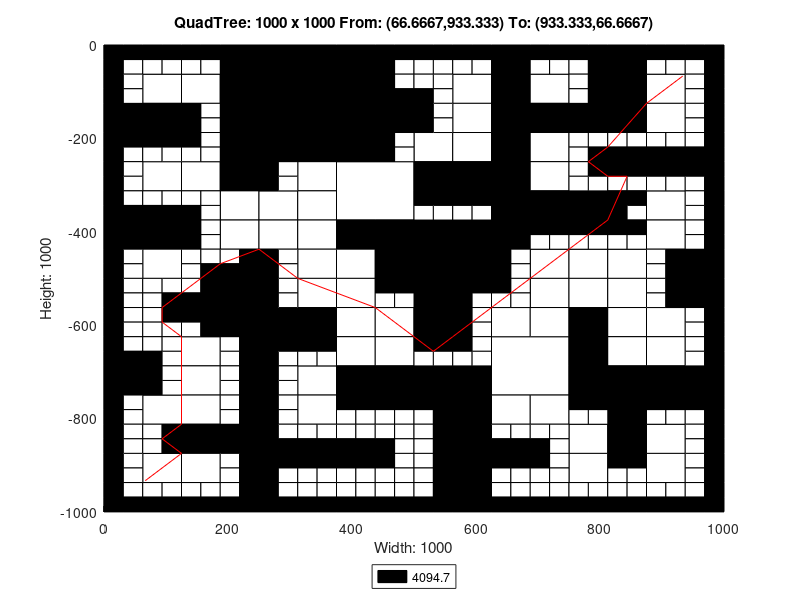

Here is the MATLAB script that generated this plot:
axis([0 1000 -1000 0]);
title('QuadTree: 1000 x 1000 From: (66.6667,933.333) To: (933.333,66.6667)');
xlabel('Width: 1000');
ylabel('Height: 1000');
rectangle('Position',[250 -125 125 125], 'FaceColor',[0 0 0]);
rectangle('Position',[250 -250 125 125], 'FaceColor',[0 0 0]);
rectangle('Position',[375 -375 125 125], 'FaceColor',[1 1 1]);
rectangle('Position',[500 -500 125 125], 'FaceColor',[0 0 0]);
rectangle('Position',[625 -750 125 125], 'FaceColor',[1 1 1]);
rectangle('Position',[62.5 -125 62.5 62.5], 'FaceColor',[1 1 1]);
rectangle('Position',[187.5 -62.5 62.5 62.5], 'FaceColor',[0 0 0]);
rectangle('Position',[125 -125 62.5 62.5], 'FaceColor',[1 1 1]);
rectangle('Position',[187.5 -125 62.5 62.5], 'FaceColor',[0 0 0]);
rectangle('Position',[0 -187.5 62.5 62.5], 'FaceColor',[0 0 0]);
rectangle('Position',[62.5 -187.5 62.5 62.5], 'FaceColor',[0 0 0]);
rectangle('Position',[187.5 -187.5 62.5 62.5], 'FaceColor',[0 0 0]);
rectangle('Position',[187.5 -250 62.5 62.5], 'FaceColor',[0 0 0]);
rectangle('Position',[375 -62.5 62.5 62.5], 'FaceColor',[0 0 0]);
rectangle('Position',[375 -125 62.5 62.5], 'FaceColor',[0 0 0]);
rectangle('Position',[375 -187.5 62.5 62.5], 'FaceColor',[0 0 0]);
rectangle('Position',[437.5 -187.5 62.5 62.5], 'FaceColor',[0 0 0]);
rectangle('Position',[375 -250 62.5 62.5], 'FaceColor',[0 0 0]);
rectangle('Position',[62.5 -312.5 62.5 62.5], 'FaceColor',[1 1 1]);
rectangle('Position',[125 -312.5 62.5 62.5], 'FaceColor',[1 1 1]);
rectangle('Position',[187.5 -312.5 62.5 62.5], 'FaceColor',[0 0 0]);
rectangle('Position',[187.5 -375 62.5 62.5], 'FaceColor',[1 1 1]);
rectangle('Position',[0 -437.5 62.5 62.5], 'FaceColor',[0 0 0]);
rectangle('Position',[62.5 -437.5 62.5 62.5], 'FaceColor',[0 0 0]);
rectangle('Position',[62.5 -500 62.5 62.5], 'FaceColor',[1 1 1]);
rectangle('Position',[187.5 -437.5 62.5 62.5], 'FaceColor',[1 1 1]);
rectangle('Position',[312.5 -312.5 62.5 62.5], 'FaceColor',[1 1 1]);
rectangle('Position',[250 -375 62.5 62.5], 'FaceColor',[1 1 1]);
rectangle('Position',[312.5 -375 62.5 62.5], 'FaceColor',[1 1 1]);
rectangle('Position',[250 -437.5 62.5 62.5], 'FaceColor',[1 1 1]);
rectangle('Position',[312.5 -437.5 62.5 62.5], 'FaceColor',[1 1 1]);
rectangle('Position',[312.5 -500 62.5 62.5], 'FaceColor',[1 1 1]);
rectangle('Position',[375 -437.5 62.5 62.5], 'FaceColor',[0 0 0]);
rectangle('Position',[437.5 -437.5 62.5 62.5], 'FaceColor',[0 0 0]);
rectangle('Position',[375 -500 62.5 62.5], 'FaceColor',[1 1 1]);
rectangle('Position',[437.5 -500 62.5 62.5], 'FaceColor',[0 0 0]);
rectangle('Position',[562.5 -125 62.5 62.5], 'FaceColor',[1 1 1]);
rectangle('Position',[625 -62.5 62.5 62.5], 'FaceColor',[0 0 0]);
rectangle('Position',[625 -125 62.5 62.5], 'FaceColor',[0 0 0]);
rectangle('Position',[687.5 -125 62.5 62.5], 'FaceColor',[1 1 1]);
rectangle('Position',[562.5 -187.5 62.5 62.5], 'FaceColor',[1 1 1]);
rectangle('Position',[500 -250 62.5 62.5], 'FaceColor',[1 1 1]);
rectangle('Position',[562.5 -250 62.5 62.5], 'FaceColor',[1 1 1]);
rectangle('Position',[625 -187.5 62.5 62.5], 'FaceColor',[0 0 0]);
rectangle('Position',[687.5 -187.5 62.5 62.5], 'FaceColor',[0 0 0]);
rectangle('Position',[625 -250 62.5 62.5], 'FaceColor',[0 0 0]);
rectangle('Position',[687.5 -250 62.5 62.5], 'FaceColor',[1 1 1]);
rectangle('Position',[812.5 -62.5 62.5 62.5], 'FaceColor',[0 0 0]);
rectangle('Position',[812.5 -125 62.5 62.5], 'FaceColor',[0 0 0]);
rectangle('Position',[875 -125 62.5 62.5], 'FaceColor',[1 1 1]);
rectangle('Position',[750 -187.5 62.5 62.5], 'FaceColor',[0 0 0]);
rectangle('Position',[812.5 -187.5 62.5 62.5], 'FaceColor',[0 0 0]);
rectangle('Position',[875 -187.5 62.5 62.5], 'FaceColor',[1 1 1]);
rectangle('Position',[500 -312.5 62.5 62.5], 'FaceColor',[0 0 0]);
rectangle('Position',[562.5 -312.5 62.5 62.5], 'FaceColor',[0 0 0]);
rectangle('Position',[625 -312.5 62.5 62.5], 'FaceColor',[0 0 0]);
rectangle('Position',[687.5 -312.5 62.5 62.5], 'FaceColor',[1 1 1]);
rectangle('Position',[625 -375 62.5 62.5], 'FaceColor',[0 0 0]);
rectangle('Position',[687.5 -375 62.5 62.5], 'FaceColor',[0 0 0]);
rectangle('Position',[625 -437.5 62.5 62.5], 'FaceColor',[0 0 0]);
rectangle('Position',[687.5 -500 62.5 62.5], 'FaceColor',[1 1 1]);
rectangle('Position',[750 -375 62.5 62.5], 'FaceColor',[0 0 0]);
rectangle('Position',[875 -375 62.5 62.5], 'FaceColor',[1 1 1]);
rectangle('Position',[750 -500 62.5 62.5], 'FaceColor',[1 1 1]);
rectangle('Position',[812.5 -500 62.5 62.5], 'FaceColor',[1 1 1]);
rectangle('Position',[875 -437.5 62.5 62.5], 'FaceColor',[1 1 1]);
rectangle('Position',[937.5 -500 62.5 62.5], 'FaceColor',[0 0 0]);
rectangle('Position',[187.5 -562.5 62.5 62.5], 'FaceColor',[0 0 0]);
rectangle('Position',[187.5 -625 62.5 62.5], 'FaceColor',[0 0 0]);
rectangle('Position',[0 -750 62.5 62.5], 'FaceColor',[0 0 0]);
rectangle('Position',[125 -687.5 62.5 62.5], 'FaceColor',[1 1 1]);
rectangle('Position',[125 -750 62.5 62.5], 'FaceColor',[1 1 1]);
rectangle('Position',[312.5 -562.5 62.5 62.5], 'FaceColor',[1 1 1]);
rectangle('Position',[250 -625 62.5 62.5], 'FaceColor',[0 0 0]);
rectangle('Position',[312.5 -625 62.5 62.5], 'FaceColor',[0 0 0]);
rectangle('Position',[375 -562.5 62.5 62.5], 'FaceColor',[1 1 1]);
rectangle('Position',[375 -625 62.5 62.5], 'FaceColor',[1 1 1]);
rectangle('Position',[437.5 -625 62.5 62.5], 'FaceColor',[1 1 1]);
rectangle('Position',[312.5 -750 62.5 62.5], 'FaceColor',[1 1 1]);
rectangle('Position',[375 -687.5 62.5 62.5], 'FaceColor',[1 1 1]);
rectangle('Position',[437.5 -687.5 62.5 62.5], 'FaceColor',[1 1 1]);
rectangle('Position',[375 -750 62.5 62.5], 'FaceColor',[0 0 0]);
rectangle('Position',[437.5 -750 62.5 62.5], 'FaceColor',[0 0 0]);
rectangle('Position',[62.5 -812.5 62.5 62.5], 'FaceColor',[1 1 1]);
rectangle('Position',[125 -812.5 62.5 62.5], 'FaceColor',[1 1 1]);
rectangle('Position',[125 -875 62.5 62.5], 'FaceColor',[0 0 0]);
rectangle('Position',[187.5 -875 62.5 62.5], 'FaceColor',[0 0 0]);
rectangle('Position',[62.5 -937.5 62.5 62.5], 'FaceColor',[1 1 1]);
rectangle('Position',[125 -937.5 62.5 62.5], 'FaceColor',[1 1 1]);
rectangle('Position',[312.5 -812.5 62.5 62.5], 'FaceColor',[1 1 1]);
rectangle('Position',[500 -562.5 62.5 62.5], 'FaceColor',[0 0 0]);
rectangle('Position',[500 -625 62.5 62.5], 'FaceColor',[0 0 0]);
rectangle('Position',[687.5 -562.5 62.5 62.5], 'FaceColor',[1 1 1]);
rectangle('Position',[625 -625 62.5 62.5], 'FaceColor',[1 1 1]);
rectangle('Position',[687.5 -625 62.5 62.5], 'FaceColor',[1 1 1]);
rectangle('Position',[500 -750 62.5 62.5], 'FaceColor',[0 0 0]);
rectangle('Position',[562.5 -750 62.5 62.5], 'FaceColor',[0 0 0]);
rectangle('Position',[750 -562.5 62.5 62.5], 'FaceColor',[1 1 1]);
rectangle('Position',[812.5 -562.5 62.5 62.5], 'FaceColor',[1 1 1]);
rectangle('Position',[750 -625 62.5 62.5], 'FaceColor',[0 0 0]);
rectangle('Position',[812.5 -625 62.5 62.5], 'FaceColor',[1 1 1]);
rectangle('Position',[937.5 -562.5 62.5 62.5], 'FaceColor',[0 0 0]);
rectangle('Position',[875 -625 62.5 62.5], 'FaceColor',[1 1 1]);
rectangle('Position',[750 -687.5 62.5 62.5], 'FaceColor',[0 0 0]);
rectangle('Position',[812.5 -687.5 62.5 62.5], 'FaceColor',[1 1 1]);
rectangle('Position',[750 -750 62.5 62.5], 'FaceColor',[0 0 0]);
rectangle('Position',[812.5 -750 62.5 62.5], 'FaceColor',[0 0 0]);
rectangle('Position',[875 -687.5 62.5 62.5], 'FaceColor',[1 1 1]);
rectangle('Position',[875 -750 62.5 62.5], 'FaceColor',[0 0 0]);
rectangle('Position',[937.5 -750 62.5 62.5], 'FaceColor',[0 0 0]);
rectangle('Position',[562.5 -812.5 62.5 62.5], 'FaceColor',[0 0 0]);
rectangle('Position',[562.5 -875 62.5 62.5], 'FaceColor',[0 0 0]);
rectangle('Position',[625 -812.5 62.5 62.5], 'FaceColor',[1 1 1]);
rectangle('Position',[687.5 -812.5 62.5 62.5], 'FaceColor',[1 1 1]);
rectangle('Position',[562.5 -937.5 62.5 62.5], 'FaceColor',[0 0 0]);
rectangle('Position',[562.5 -1000 62.5 62.5], 'FaceColor',[0 0 0]);
rectangle('Position',[812.5 -812.5 62.5 62.5], 'FaceColor',[0 0 0]);
rectangle('Position',[750 -875 62.5 62.5], 'FaceColor',[1 1 1]);
rectangle('Position',[812.5 -875 62.5 62.5], 'FaceColor',[0 0 0]);
rectangle('Position',[875 -875 62.5 62.5], 'FaceColor',[1 1 1]);
rectangle('Position',[750 -937.5 62.5 62.5], 'FaceColor',[1 1 1]);
rectangle('Position',[875 -937.5 62.5 62.5], 'FaceColor',[1 1 1]);
rectangle('Position',[0 -31.25 31.25 31.25], 'FaceColor',[0 0 0]);
rectangle('Position',[31.25 -31.25 31.25 31.25], 'FaceColor',[0 0 0]);
rectangle('Position',[0 -62.5 31.25 31.25], 'FaceColor',[0 0 0]);
rectangle('Position',[31.25 -62.5 31.25 31.25], 'FaceColor',[1 1 1]);
rectangle('Position',[62.5 -31.25 31.25 31.25], 'FaceColor',[0 0 0]);
rectangle('Position',[93.75 -31.25 31.25 31.25], 'FaceColor',[0 0 0]);
rectangle('Position',[62.5 -62.5 31.25 31.25], 'FaceColor',[1 1 1]);
rectangle('Position',[93.75 -62.5 31.25 31.25], 'FaceColor',[1 1 1]);
rectangle('Position',[0 -93.75 31.25 31.25], 'FaceColor',[0 0 0]);
rectangle('Position',[31.25 -93.75 31.25 31.25], 'FaceColor',[1 1 1]);
rectangle('Position',[0 -125 31.25 31.25], 'FaceColor',[0 0 0]);
rectangle('Position',[31.25 -125 31.25 31.25], 'FaceColor',[1 1 1]);
rectangle('Position',[125 -31.25 31.25 31.25], 'FaceColor',[0 0 0]);
rectangle('Position',[156.25 -31.25 31.25 31.25], 'FaceColor',[0 0 0]);
rectangle('Position',[125 -62.5 31.25 31.25], 'FaceColor',[1 1 1]);
rectangle('Position',[156.25 -62.5 31.25 31.25], 'FaceColor',[1 1 1]);
rectangle('Position',[0 -218.75 31.25 31.25], 'FaceColor',[0 0 0]);
rectangle('Position',[31.25 -218.75 31.25 31.25], 'FaceColor',[0 0 0]);
rectangle('Position',[0 -250 31.25 31.25], 'FaceColor',[0 0 0]);
rectangle('Position',[31.25 -250 31.25 31.25], 'FaceColor',[1 1 1]);
rectangle('Position',[62.5 -218.75 31.25 31.25], 'FaceColor',[0 0 0]);
rectangle('Position',[93.75 -218.75 31.25 31.25], 'FaceColor',[0 0 0]);
rectangle('Position',[62.5 -250 31.25 31.25], 'FaceColor',[1 1 1]);
rectangle('Position',[93.75 -250 31.25 31.25], 'FaceColor',[1 1 1]);
rectangle('Position',[125 -156.25 31.25 31.25], 'FaceColor',[0 0 0]);
rectangle('Position',[156.25 -156.25 31.25 31.25], 'FaceColor',[1 1 1]);
rectangle('Position',[125 -187.5 31.25 31.25], 'FaceColor',[0 0 0]);
rectangle('Position',[156.25 -187.5 31.25 31.25], 'FaceColor',[1 1 1]);
rectangle('Position',[125 -218.75 31.25 31.25], 'FaceColor',[0 0 0]);
rectangle('Position',[156.25 -218.75 31.25 31.25], 'FaceColor',[1 1 1]);
rectangle('Position',[125 -250 31.25 31.25], 'FaceColor',[1 1 1]);
rectangle('Position',[156.25 -250 31.25 31.25], 'FaceColor',[1 1 1]);
rectangle('Position',[437.5 -31.25 31.25 31.25], 'FaceColor',[0 0 0]);
rectangle('Position',[468.75 -31.25 31.25 31.25], 'FaceColor',[0 0 0]);
rectangle('Position',[437.5 -62.5 31.25 31.25], 'FaceColor',[0 0 0]);
rectangle('Position',[468.75 -62.5 31.25 31.25], 'FaceColor',[1 1 1]);
rectangle('Position',[437.5 -93.75 31.25 31.25], 'FaceColor',[0 0 0]);
rectangle('Position',[468.75 -93.75 31.25 31.25], 'FaceColor',[1 1 1]);
rectangle('Position',[437.5 -125 31.25 31.25], 'FaceColor',[0 0 0]);
rectangle('Position',[468.75 -125 31.25 31.25], 'FaceColor',[0 0 0]);
rectangle('Position',[437.5 -218.75 31.25 31.25], 'FaceColor',[0 0 0]);
rectangle('Position',[468.75 -218.75 31.25 31.25], 'FaceColor',[1 1 1]);
rectangle('Position',[437.5 -250 31.25 31.25], 'FaceColor',[0 0 0]);
rectangle('Position',[468.75 -250 31.25 31.25], 'FaceColor',[1 1 1]);
rectangle('Position',[0 -281.25 31.25 31.25], 'FaceColor',[0 0 0]);
rectangle('Position',[31.25 -281.25 31.25 31.25], 'FaceColor',[1 1 1]);
rectangle('Position',[0 -312.5 31.25 31.25], 'FaceColor',[0 0 0]);
rectangle('Position',[31.25 -312.5 31.25 31.25], 'FaceColor',[1 1 1]);
rectangle('Position',[0 -343.75 31.25 31.25], 'FaceColor',[0 0 0]);
rectangle('Position',[31.25 -343.75 31.25 31.25], 'FaceColor',[1 1 1]);
rectangle('Position',[0 -375 31.25 31.25], 'FaceColor',[0 0 0]);
rectangle('Position',[31.25 -375 31.25 31.25], 'FaceColor',[0 0 0]);
rectangle('Position',[62.5 -343.75 31.25 31.25], 'FaceColor',[1 1 1]);
rectangle('Position',[93.75 -343.75 31.25 31.25], 'FaceColor',[1 1 1]);
rectangle('Position',[62.5 -375 31.25 31.25], 'FaceColor',[0 0 0]);
rectangle('Position',[93.75 -375 31.25 31.25], 'FaceColor',[0 0 0]);
rectangle('Position',[125 -343.75 31.25 31.25], 'FaceColor',[1 1 1]);
rectangle('Position',[156.25 -343.75 31.25 31.25], 'FaceColor',[1 1 1]);
rectangle('Position',[125 -375 31.25 31.25], 'FaceColor',[0 0 0]);
rectangle('Position',[156.25 -375 31.25 31.25], 'FaceColor',[1 1 1]);
rectangle('Position',[0 -468.75 31.25 31.25], 'FaceColor',[0 0 0]);
rectangle('Position',[31.25 -468.75 31.25 31.25], 'FaceColor',[1 1 1]);
rectangle('Position',[0 -500 31.25 31.25], 'FaceColor',[0 0 0]);
rectangle('Position',[31.25 -500 31.25 31.25], 'FaceColor',[1 1 1]);
rectangle('Position',[125 -406.25 31.25 31.25], 'FaceColor',[0 0 0]);
rectangle('Position',[156.25 -406.25 31.25 31.25], 'FaceColor',[1 1 1]);
rectangle('Position',[125 -437.5 31.25 31.25], 'FaceColor',[0 0 0]);
rectangle('Position',[156.25 -437.5 31.25 31.25], 'FaceColor',[1 1 1]);
rectangle('Position',[125 -468.75 31.25 31.25], 'FaceColor',[1 1 1]);
rectangle('Position',[156.25 -468.75 31.25 31.25], 'FaceColor',[1 1 1]);
rectangle('Position',[125 -500 31.25 31.25], 'FaceColor',[1 1 1]);
rectangle('Position',[156.25 -500 31.25 31.25], 'FaceColor',[0 0 0]);
rectangle('Position',[187.5 -468.75 31.25 31.25], 'FaceColor',[1 1 1]);
rectangle('Position',[218.75 -468.75 31.25 31.25], 'FaceColor',[0 0 0]);
rectangle('Position',[187.5 -500 31.25 31.25], 'FaceColor',[0 0 0]);
rectangle('Position',[218.75 -500 31.25 31.25], 'FaceColor',[0 0 0]);
rectangle('Position',[250 -281.25 31.25 31.25], 'FaceColor',[0 0 0]);
rectangle('Position',[281.25 -281.25 31.25 31.25], 'FaceColor',[1 1 1]);
rectangle('Position',[250 -312.5 31.25 31.25], 'FaceColor',[0 0 0]);
rectangle('Position',[281.25 -312.5 31.25 31.25], 'FaceColor',[1 1 1]);
rectangle('Position',[250 -468.75 31.25 31.25], 'FaceColor',[0 0 0]);
rectangle('Position',[281.25 -468.75 31.25 31.25], 'FaceColor',[1 1 1]);
rectangle('Position',[250 -500 31.25 31.25], 'FaceColor',[0 0 0]);
rectangle('Position',[281.25 -500 31.25 31.25], 'FaceColor',[1 1 1]);
rectangle('Position',[500 -31.25 31.25 31.25], 'FaceColor',[0 0 0]);
rectangle('Position',[531.25 -31.25 31.25 31.25], 'FaceColor',[0 0 0]);
rectangle('Position',[500 -62.5 31.25 31.25], 'FaceColor',[1 1 1]);
rectangle('Position',[531.25 -62.5 31.25 31.25], 'FaceColor',[1 1 1]);
rectangle('Position',[562.5 -31.25 31.25 31.25], 'FaceColor',[0 0 0]);
rectangle('Position',[593.75 -31.25 31.25 31.25], 'FaceColor',[0 0 0]);
rectangle('Position',[562.5 -62.5 31.25 31.25], 'FaceColor',[1 1 1]);
rectangle('Position',[593.75 -62.5 31.25 31.25], 'FaceColor',[1 1 1]);
rectangle('Position',[500 -93.75 31.25 31.25], 'FaceColor',[1 1 1]);
rectangle('Position',[531.25 -93.75 31.25 31.25], 'FaceColor',[1 1 1]);
rectangle('Position',[500 -125 31.25 31.25], 'FaceColor',[0 0 0]);
rectangle('Position',[531.25 -125 31.25 31.25], 'FaceColor',[1 1 1]);
rectangle('Position',[687.5 -31.25 31.25 31.25], 'FaceColor',[0 0 0]);
rectangle('Position',[718.75 -31.25 31.25 31.25], 'FaceColor',[0 0 0]);
rectangle('Position',[687.5 -62.5 31.25 31.25], 'FaceColor',[1 1 1]);
rectangle('Position',[718.75 -62.5 31.25 31.25], 'FaceColor',[1 1 1]);
rectangle('Position',[500 -156.25 31.25 31.25], 'FaceColor',[0 0 0]);
rectangle('Position',[531.25 -156.25 31.25 31.25], 'FaceColor',[1 1 1]);
rectangle('Position',[500 -187.5 31.25 31.25], 'FaceColor',[0 0 0]);
rectangle('Position',[531.25 -187.5 31.25 31.25], 'FaceColor',[1 1 1]);
rectangle('Position',[750 -31.25 31.25 31.25], 'FaceColor',[0 0 0]);
rectangle('Position',[781.25 -31.25 31.25 31.25], 'FaceColor',[0 0 0]);
rectangle('Position',[750 -62.5 31.25 31.25], 'FaceColor',[1 1 1]);
rectangle('Position',[781.25 -62.5 31.25 31.25], 'FaceColor',[0 0 0]);
rectangle('Position',[750 -93.75 31.25 31.25], 'FaceColor',[1 1 1]);
rectangle('Position',[781.25 -93.75 31.25 31.25], 'FaceColor',[0 0 0]);
rectangle('Position',[750 -125 31.25 31.25], 'FaceColor',[1 1 1]);
rectangle('Position',[781.25 -125 31.25 31.25], 'FaceColor',[0 0 0]);
rectangle('Position',[875 -31.25 31.25 31.25], 'FaceColor',[0 0 0]);
rectangle('Position',[906.25 -31.25 31.25 31.25], 'FaceColor',[0 0 0]);
rectangle('Position',[875 -62.5 31.25 31.25], 'FaceColor',[1 1 1]);
rectangle('Position',[906.25 -62.5 31.25 31.25], 'FaceColor',[1 1 1]);
rectangle('Position',[937.5 -31.25 31.25 31.25], 'FaceColor',[0 0 0]);
rectangle('Position',[968.75 -31.25 31.25 31.25], 'FaceColor',[0 0 0]);
rectangle('Position',[937.5 -62.5 31.25 31.25], 'FaceColor',[1 1 1]);
rectangle('Position',[968.75 -62.5 31.25 31.25], 'FaceColor',[0 0 0]);
rectangle('Position',[937.5 -93.75 31.25 31.25], 'FaceColor',[1 1 1]);
rectangle('Position',[968.75 -93.75 31.25 31.25], 'FaceColor',[0 0 0]);
rectangle('Position',[937.5 -125 31.25 31.25], 'FaceColor',[1 1 1]);
rectangle('Position',[968.75 -125 31.25 31.25], 'FaceColor',[0 0 0]);
rectangle('Position',[750 -218.75 31.25 31.25], 'FaceColor',[1 1 1]);
rectangle('Position',[781.25 -218.75 31.25 31.25], 'FaceColor',[1 1 1]);
rectangle('Position',[750 -250 31.25 31.25], 'FaceColor',[1 1 1]);
rectangle('Position',[781.25 -250 31.25 31.25], 'FaceColor',[0 0 0]);
rectangle('Position',[812.5 -218.75 31.25 31.25], 'FaceColor',[1 1 1]);
rectangle('Position',[843.75 -218.75 31.25 31.25], 'FaceColor',[1 1 1]);
rectangle('Position',[812.5 -250 31.25 31.25], 'FaceColor',[0 0 0]);
rectangle('Position',[843.75 -250 31.25 31.25], 'FaceColor',[0 0 0]);
rectangle('Position',[937.5 -156.25 31.25 31.25], 'FaceColor',[1 1 1]);
rectangle('Position',[968.75 -156.25 31.25 31.25], 'FaceColor',[0 0 0]);
rectangle('Position',[937.5 -187.5 31.25 31.25], 'FaceColor',[1 1 1]);
rectangle('Position',[968.75 -187.5 31.25 31.25], 'FaceColor',[0 0 0]);
rectangle('Position',[875 -218.75 31.25 31.25], 'FaceColor',[1 1 1]);
rectangle('Position',[906.25 -218.75 31.25 31.25], 'FaceColor',[1 1 1]);
rectangle('Position',[875 -250 31.25 31.25], 'FaceColor',[0 0 0]);
rectangle('Position',[906.25 -250 31.25 31.25], 'FaceColor',[0 0 0]);
rectangle('Position',[937.5 -218.75 31.25 31.25], 'FaceColor',[1 1 1]);
rectangle('Position',[968.75 -218.75 31.25 31.25], 'FaceColor',[0 0 0]);
rectangle('Position',[937.5 -250 31.25 31.25], 'FaceColor',[0 0 0]);
rectangle('Position',[968.75 -250 31.25 31.25], 'FaceColor',[0 0 0]);
rectangle('Position',[500 -343.75 31.25 31.25], 'FaceColor',[0 0 0]);
rectangle('Position',[531.25 -343.75 31.25 31.25], 'FaceColor',[0 0 0]);
rectangle('Position',[500 -375 31.25 31.25], 'FaceColor',[1 1 1]);
rectangle('Position',[531.25 -375 31.25 31.25], 'FaceColor',[1 1 1]);
rectangle('Position',[562.5 -343.75 31.25 31.25], 'FaceColor',[0 0 0]);
rectangle('Position',[593.75 -343.75 31.25 31.25], 'FaceColor',[0 0 0]);
rectangle('Position',[562.5 -375 31.25 31.25], 'FaceColor',[1 1 1]);
rectangle('Position',[593.75 -375 31.25 31.25], 'FaceColor',[1 1 1]);
rectangle('Position',[687.5 -406.25 31.25 31.25], 'FaceColor',[0 0 0]);
rectangle('Position',[718.75 -406.25 31.25 31.25], 'FaceColor',[0 0 0]);
rectangle('Position',[687.5 -437.5 31.25 31.25], 'FaceColor',[1 1 1]);
rectangle('Position',[718.75 -437.5 31.25 31.25], 'FaceColor',[1 1 1]);
rectangle('Position',[625 -468.75 31.25 31.25], 'FaceColor',[0 0 0]);
rectangle('Position',[656.25 -468.75 31.25 31.25], 'FaceColor',[1 1 1]);
rectangle('Position',[625 -500 31.25 31.25], 'FaceColor',[0 0 0]);
rectangle('Position',[656.25 -500 31.25 31.25], 'FaceColor',[1 1 1]);
rectangle('Position',[750 -281.25 31.25 31.25], 'FaceColor',[1 1 1]);
rectangle('Position',[781.25 -281.25 31.25 31.25], 'FaceColor',[0 0 0]);
rectangle('Position',[750 -312.5 31.25 31.25], 'FaceColor',[1 1 1]);
rectangle('Position',[781.25 -312.5 31.25 31.25], 'FaceColor',[1 1 1]);
rectangle('Position',[812.5 -281.25 31.25 31.25], 'FaceColor',[0 0 0]);
rectangle('Position',[843.75 -281.25 31.25 31.25], 'FaceColor',[0 0 0]);
rectangle('Position',[812.5 -312.5 31.25 31.25], 'FaceColor',[1 1 1]);
rectangle('Position',[843.75 -312.5 31.25 31.25], 'FaceColor',[1 1 1]);
rectangle('Position',[812.5 -343.75 31.25 31.25], 'FaceColor',[0 0 0]);
rectangle('Position',[843.75 -343.75 31.25 31.25], 'FaceColor',[0 0 0]);
rectangle('Position',[812.5 -375 31.25 31.25], 'FaceColor',[0 0 0]);
rectangle('Position',[843.75 -375 31.25 31.25], 'FaceColor',[1 1 1]);
rectangle('Position',[875 -281.25 31.25 31.25], 'FaceColor',[0 0 0]);
rectangle('Position',[906.25 -281.25 31.25 31.25], 'FaceColor',[0 0 0]);
rectangle('Position',[875 -312.5 31.25 31.25], 'FaceColor',[1 1 1]);
rectangle('Position',[906.25 -312.5 31.25 31.25], 'FaceColor',[1 1 1]);
rectangle('Position',[937.5 -281.25 31.25 31.25], 'FaceColor',[0 0 0]);
rectangle('Position',[968.75 -281.25 31.25 31.25], 'FaceColor',[0 0 0]);
rectangle('Position',[937.5 -312.5 31.25 31.25], 'FaceColor',[1 1 1]);
rectangle('Position',[968.75 -312.5 31.25 31.25], 'FaceColor',[0 0 0]);
rectangle('Position',[937.5 -343.75 31.25 31.25], 'FaceColor',[1 1 1]);
rectangle('Position',[968.75 -343.75 31.25 31.25], 'FaceColor',[0 0 0]);
rectangle('Position',[937.5 -375 31.25 31.25], 'FaceColor',[1 1 1]);
rectangle('Position',[968.75 -375 31.25 31.25], 'FaceColor',[0 0 0]);
rectangle('Position',[750 -406.25 31.25 31.25], 'FaceColor',[0 0 0]);
rectangle('Position',[781.25 -406.25 31.25 31.25], 'FaceColor',[0 0 0]);
rectangle('Position',[750 -437.5 31.25 31.25], 'FaceColor',[1 1 1]);
rectangle('Position',[781.25 -437.5 31.25 31.25], 'FaceColor',[1 1 1]);
rectangle('Position',[812.5 -406.25 31.25 31.25], 'FaceColor',[0 0 0]);
rectangle('Position',[843.75 -406.25 31.25 31.25], 'FaceColor',[0 0 0]);
rectangle('Position',[812.5 -437.5 31.25 31.25], 'FaceColor',[1 1 1]);
rectangle('Position',[843.75 -437.5 31.25 31.25], 'FaceColor',[1 1 1]);
rectangle('Position',[937.5 -406.25 31.25 31.25], 'FaceColor',[1 1 1]);
rectangle('Position',[968.75 -406.25 31.25 31.25], 'FaceColor',[0 0 0]);
rectangle('Position',[937.5 -437.5 31.25 31.25], 'FaceColor',[1 1 1]);
rectangle('Position',[968.75 -437.5 31.25 31.25], 'FaceColor',[0 0 0]);
rectangle('Position',[875 -468.75 31.25 31.25], 'FaceColor',[1 1 1]);
rectangle('Position',[906.25 -468.75 31.25 31.25], 'FaceColor',[0 0 0]);
rectangle('Position',[875 -500 31.25 31.25], 'FaceColor',[1 1 1]);
rectangle('Position',[906.25 -500 31.25 31.25], 'FaceColor',[0 0 0]);
rectangle('Position',[0 -531.25 31.25 31.25], 'FaceColor',[0 0 0]);
rectangle('Position',[31.25 -531.25 31.25 31.25], 'FaceColor',[1 1 1]);
rectangle('Position',[0 -562.5 31.25 31.25], 'FaceColor',[0 0 0]);
rectangle('Position',[31.25 -562.5 31.25 31.25], 'FaceColor',[1 1 1]);
rectangle('Position',[62.5 -531.25 31.25 31.25], 'FaceColor',[1 1 1]);
rectangle('Position',[93.75 -531.25 31.25 31.25], 'FaceColor',[1 1 1]);
rectangle('Position',[62.5 -562.5 31.25 31.25], 'FaceColor',[1 1 1]);
rectangle('Position',[93.75 -562.5 31.25 31.25], 'FaceColor',[0 0 0]);
rectangle('Position',[0 -593.75 31.25 31.25], 'FaceColor',[0 0 0]);
rectangle('Position',[31.25 -593.75 31.25 31.25], 'FaceColor',[1 1 1]);
rectangle('Position',[0 -625 31.25 31.25], 'FaceColor',[0 0 0]);
rectangle('Position',[31.25 -625 31.25 31.25], 'FaceColor',[1 1 1]);
rectangle('Position',[62.5 -593.75 31.25 31.25], 'FaceColor',[1 1 1]);
rectangle('Position',[93.75 -593.75 31.25 31.25], 'FaceColor',[0 0 0]);
rectangle('Position',[62.5 -625 31.25 31.25], 'FaceColor',[1 1 1]);
rectangle('Position',[93.75 -625 31.25 31.25], 'FaceColor',[1 1 1]);
rectangle('Position',[125 -531.25 31.25 31.25], 'FaceColor',[1 1 1]);
rectangle('Position',[156.25 -531.25 31.25 31.25], 'FaceColor',[0 0 0]);
rectangle('Position',[125 -562.5 31.25 31.25], 'FaceColor',[0 0 0]);
rectangle('Position',[156.25 -562.5 31.25 31.25], 'FaceColor',[0 0 0]);
rectangle('Position',[125 -593.75 31.25 31.25], 'FaceColor',[0 0 0]);
rectangle('Position',[156.25 -593.75 31.25 31.25], 'FaceColor',[0 0 0]);
rectangle('Position',[125 -625 31.25 31.25], 'FaceColor',[1 1 1]);
rectangle('Position',[156.25 -625 31.25 31.25], 'FaceColor',[0 0 0]);
rectangle('Position',[0 -656.25 31.25 31.25], 'FaceColor',[0 0 0]);
rectangle('Position',[31.25 -656.25 31.25 31.25], 'FaceColor',[1 1 1]);
rectangle('Position',[0 -687.5 31.25 31.25], 'FaceColor',[0 0 0]);
rectangle('Position',[31.25 -687.5 31.25 31.25], 'FaceColor',[0 0 0]);
rectangle('Position',[62.5 -656.25 31.25 31.25], 'FaceColor',[1 1 1]);
rectangle('Position',[93.75 -656.25 31.25 31.25], 'FaceColor',[1 1 1]);
rectangle('Position',[62.5 -687.5 31.25 31.25], 'FaceColor',[0 0 0]);
rectangle('Position',[93.75 -687.5 31.25 31.25], 'FaceColor',[1 1 1]);
rectangle('Position',[62.5 -718.75 31.25 31.25], 'FaceColor',[0 0 0]);
rectangle('Position',[93.75 -718.75 31.25 31.25], 'FaceColor',[1 1 1]);
rectangle('Position',[62.5 -750 31.25 31.25], 'FaceColor',[0 0 0]);
rectangle('Position',[93.75 -750 31.25 31.25], 'FaceColor',[1 1 1]);
rectangle('Position',[187.5 -656.25 31.25 31.25], 'FaceColor',[1 1 1]);
rectangle('Position',[218.75 -656.25 31.25 31.25], 'FaceColor',[0 0 0]);
rectangle('Position',[187.5 -687.5 31.25 31.25], 'FaceColor',[1 1 1]);
rectangle('Position',[218.75 -687.5 31.25 31.25], 'FaceColor',[0 0 0]);
rectangle('Position',[187.5 -718.75 31.25 31.25], 'FaceColor',[1 1 1]);
rectangle('Position',[218.75 -718.75 31.25 31.25], 'FaceColor',[0 0 0]);
rectangle('Position',[187.5 -750 31.25 31.25], 'FaceColor',[1 1 1]);
rectangle('Position',[218.75 -750 31.25 31.25], 'FaceColor',[0 0 0]);
rectangle('Position',[250 -531.25 31.25 31.25], 'FaceColor',[0 0 0]);
rectangle('Position',[281.25 -531.25 31.25 31.25], 'FaceColor',[1 1 1]);
rectangle('Position',[250 -562.5 31.25 31.25], 'FaceColor',[0 0 0]);
rectangle('Position',[281.25 -562.5 31.25 31.25], 'FaceColor',[1 1 1]);
rectangle('Position',[437.5 -531.25 31.25 31.25], 'FaceColor',[0 0 0]);
rectangle('Position',[468.75 -531.25 31.25 31.25], 'FaceColor',[0 0 0]);
rectangle('Position',[437.5 -562.5 31.25 31.25], 'FaceColor',[1 1 1]);
rectangle('Position',[468.75 -562.5 31.25 31.25], 'FaceColor',[1 1 1]);
rectangle('Position',[250 -656.25 31.25 31.25], 'FaceColor',[0 0 0]);
rectangle('Position',[281.25 -656.25 31.25 31.25], 'FaceColor',[0 0 0]);
rectangle('Position',[250 -687.5 31.25 31.25], 'FaceColor',[0 0 0]);
rectangle('Position',[281.25 -687.5 31.25 31.25], 'FaceColor',[1 1 1]);
rectangle('Position',[312.5 -656.25 31.25 31.25], 'FaceColor',[0 0 0]);
rectangle('Position',[343.75 -656.25 31.25 31.25], 'FaceColor',[0 0 0]);
rectangle('Position',[312.5 -687.5 31.25 31.25], 'FaceColor',[1 1 1]);
rectangle('Position',[343.75 -687.5 31.25 31.25], 'FaceColor',[1 1 1]);
rectangle('Position',[250 -718.75 31.25 31.25], 'FaceColor',[0 0 0]);
rectangle('Position',[281.25 -718.75 31.25 31.25], 'FaceColor',[1 1 1]);
rectangle('Position',[250 -750 31.25 31.25], 'FaceColor',[0 0 0]);
rectangle('Position',[281.25 -750 31.25 31.25], 'FaceColor',[1 1 1]);
rectangle('Position',[0 -781.25 31.25 31.25], 'FaceColor',[0 0 0]);
rectangle('Position',[31.25 -781.25 31.25 31.25], 'FaceColor',[1 1 1]);
rectangle('Position',[0 -812.5 31.25 31.25], 'FaceColor',[0 0 0]);
rectangle('Position',[31.25 -812.5 31.25 31.25], 'FaceColor',[1 1 1]);
rectangle('Position',[0 -843.75 31.25 31.25], 'FaceColor',[0 0 0]);
rectangle('Position',[31.25 -843.75 31.25 31.25], 'FaceColor',[1 1 1]);
rectangle('Position',[0 -875 31.25 31.25], 'FaceColor',[0 0 0]);
rectangle('Position',[31.25 -875 31.25 31.25], 'FaceColor',[1 1 1]);
rectangle('Position',[62.5 -843.75 31.25 31.25], 'FaceColor',[1 1 1]);
rectangle('Position',[93.75 -843.75 31.25 31.25], 'FaceColor',[0 0 0]);
rectangle('Position',[62.5 -875 31.25 31.25], 'FaceColor',[1 1 1]);
rectangle('Position',[93.75 -875 31.25 31.25], 'FaceColor',[0 0 0]);
rectangle('Position',[187.5 -781.25 31.25 31.25], 'FaceColor',[1 1 1]);
rectangle('Position',[218.75 -781.25 31.25 31.25], 'FaceColor',[0 0 0]);
rectangle('Position',[187.5 -812.5 31.25 31.25], 'FaceColor',[1 1 1]);
rectangle('Position',[218.75 -812.5 31.25 31.25], 'FaceColor',[0 0 0]);
rectangle('Position',[0 -906.25 31.25 31.25], 'FaceColor',[0 0 0]);
rectangle('Position',[31.25 -906.25 31.25 31.25], 'FaceColor',[1 1 1]);
rectangle('Position',[0 -937.5 31.25 31.25], 'FaceColor',[0 0 0]);
rectangle('Position',[31.25 -937.5 31.25 31.25], 'FaceColor',[1 1 1]);
rectangle('Position',[0 -968.75 31.25 31.25], 'FaceColor',[0 0 0]);
rectangle('Position',[31.25 -968.75 31.25 31.25], 'FaceColor',[1 1 1]);
rectangle('Position',[0 -1000 31.25 31.25], 'FaceColor',[0 0 0]);
rectangle('Position',[31.25 -1000 31.25 31.25], 'FaceColor',[0 0 0]);
rectangle('Position',[62.5 -968.75 31.25 31.25], 'FaceColor',[1 1 1]);
rectangle('Position',[93.75 -968.75 31.25 31.25], 'FaceColor',[1 1 1]);
rectangle('Position',[62.5 -1000 31.25 31.25], 'FaceColor',[0 0 0]);
rectangle('Position',[93.75 -1000 31.25 31.25], 'FaceColor',[0 0 0]);
rectangle('Position',[187.5 -906.25 31.25 31.25], 'FaceColor',[1 1 1]);
rectangle('Position',[218.75 -906.25 31.25 31.25], 'FaceColor',[0 0 0]);
rectangle('Position',[187.5 -937.5 31.25 31.25], 'FaceColor',[1 1 1]);
rectangle('Position',[218.75 -937.5 31.25 31.25], 'FaceColor',[0 0 0]);
rectangle('Position',[125 -968.75 31.25 31.25], 'FaceColor',[1 1 1]);
rectangle('Position',[156.25 -968.75 31.25 31.25], 'FaceColor',[1 1 1]);
rectangle('Position',[125 -1000 31.25 31.25], 'FaceColor',[0 0 0]);
rectangle('Position',[156.25 -1000 31.25 31.25], 'FaceColor',[0 0 0]);
rectangle('Position',[187.5 -968.75 31.25 31.25], 'FaceColor',[1 1 1]);
rectangle('Position',[218.75 -968.75 31.25 31.25], 'FaceColor',[0 0 0]);
rectangle('Position',[187.5 -1000 31.25 31.25], 'FaceColor',[0 0 0]);
rectangle('Position',[218.75 -1000 31.25 31.25], 'FaceColor',[0 0 0]);
rectangle('Position',[250 -781.25 31.25 31.25], 'FaceColor',[0 0 0]);
rectangle('Position',[281.25 -781.25 31.25 31.25], 'FaceColor',[1 1 1]);
rectangle('Position',[250 -812.5 31.25 31.25], 'FaceColor',[0 0 0]);
rectangle('Position',[281.25 -812.5 31.25 31.25], 'FaceColor',[1 1 1]);
rectangle('Position',[250 -843.75 31.25 31.25], 'FaceColor',[0 0 0]);
rectangle('Position',[281.25 -843.75 31.25 31.25], 'FaceColor',[1 1 1]);
rectangle('Position',[250 -875 31.25 31.25], 'FaceColor',[0 0 0]);
rectangle('Position',[281.25 -875 31.25 31.25], 'FaceColor',[0 0 0]);
rectangle('Position',[312.5 -843.75 31.25 31.25], 'FaceColor',[1 1 1]);
rectangle('Position',[343.75 -843.75 31.25 31.25], 'FaceColor',[1 1 1]);
rectangle('Position',[312.5 -875 31.25 31.25], 'FaceColor',[0 0 0]);
rectangle('Position',[343.75 -875 31.25 31.25], 'FaceColor',[0 0 0]);
rectangle('Position',[375 -781.25 31.25 31.25], 'FaceColor',[0 0 0]);
rectangle('Position',[406.25 -781.25 31.25 31.25], 'FaceColor',[0 0 0]);
rectangle('Position',[375 -812.5 31.25 31.25], 'FaceColor',[1 1 1]);
rectangle('Position',[406.25 -812.5 31.25 31.25], 'FaceColor',[1 1 1]);
rectangle('Position',[437.5 -781.25 31.25 31.25], 'FaceColor',[0 0 0]);
rectangle('Position',[468.75 -781.25 31.25 31.25], 'FaceColor',[0 0 0]);
rectangle('Position',[437.5 -812.5 31.25 31.25], 'FaceColor',[1 1 1]);
rectangle('Position',[468.75 -812.5 31.25 31.25], 'FaceColor',[1 1 1]);
rectangle('Position',[375 -843.75 31.25 31.25], 'FaceColor',[1 1 1]);
rectangle('Position',[406.25 -843.75 31.25 31.25], 'FaceColor',[1 1 1]);
rectangle('Position',[375 -875 31.25 31.25], 'FaceColor',[0 0 0]);
rectangle('Position',[406.25 -875 31.25 31.25], 'FaceColor',[0 0 0]);
rectangle('Position',[437.5 -843.75 31.25 31.25], 'FaceColor',[1 1 1]);
rectangle('Position',[468.75 -843.75 31.25 31.25], 'FaceColor',[1 1 1]);
rectangle('Position',[437.5 -875 31.25 31.25], 'FaceColor',[0 0 0]);
rectangle('Position',[468.75 -875 31.25 31.25], 'FaceColor',[1 1 1]);
rectangle('Position',[250 -906.25 31.25 31.25], 'FaceColor',[0 0 0]);
rectangle('Position',[281.25 -906.25 31.25 31.25], 'FaceColor',[0 0 0]);
rectangle('Position',[250 -937.5 31.25 31.25], 'FaceColor',[0 0 0]);
rectangle('Position',[281.25 -937.5 31.25 31.25], 'FaceColor',[1 1 1]);
rectangle('Position',[312.5 -906.25 31.25 31.25], 'FaceColor',[0 0 0]);
rectangle('Position',[343.75 -906.25 31.25 31.25], 'FaceColor',[0 0 0]);
rectangle('Position',[312.5 -937.5 31.25 31.25], 'FaceColor',[1 1 1]);
rectangle('Position',[343.75 -937.5 31.25 31.25], 'FaceColor',[1 1 1]);
rectangle('Position',[250 -968.75 31.25 31.25], 'FaceColor',[0 0 0]);
rectangle('Position',[281.25 -968.75 31.25 31.25], 'FaceColor',[1 1 1]);
rectangle('Position',[250 -1000 31.25 31.25], 'FaceColor',[0 0 0]);
rectangle('Position',[281.25 -1000 31.25 31.25], 'FaceColor',[0 0 0]);
rectangle('Position',[312.5 -968.75 31.25 31.25], 'FaceColor',[1 1 1]);
rectangle('Position',[343.75 -968.75 31.25 31.25], 'FaceColor',[1 1 1]);
rectangle('Position',[312.5 -1000 31.25 31.25], 'FaceColor',[0 0 0]);
rectangle('Position',[343.75 -1000 31.25 31.25], 'FaceColor',[0 0 0]);
rectangle('Position',[375 -906.25 31.25 31.25], 'FaceColor',[0 0 0]);
rectangle('Position',[406.25 -906.25 31.25 31.25], 'FaceColor',[0 0 0]);
rectangle('Position',[375 -937.5 31.25 31.25], 'FaceColor',[1 1 1]);
rectangle('Position',[406.25 -937.5 31.25 31.25], 'FaceColor',[1 1 1]);
rectangle('Position',[437.5 -906.25 31.25 31.25], 'FaceColor',[0 0 0]);
rectangle('Position',[468.75 -906.25 31.25 31.25], 'FaceColor',[1 1 1]);
rectangle('Position',[437.5 -937.5 31.25 31.25], 'FaceColor',[1 1 1]);
rectangle('Position',[468.75 -937.5 31.25 31.25], 'FaceColor',[1 1 1]);
rectangle('Position',[375 -968.75 31.25 31.25], 'FaceColor',[1 1 1]);
rectangle('Position',[406.25 -968.75 31.25 31.25], 'FaceColor',[1 1 1]);
rectangle('Position',[375 -1000 31.25 31.25], 'FaceColor',[0 0 0]);
rectangle('Position',[406.25 -1000 31.25 31.25], 'FaceColor',[0 0 0]);
rectangle('Position',[437.5 -968.75 31.25 31.25], 'FaceColor',[1 1 1]);
rectangle('Position',[468.75 -968.75 31.25 31.25], 'FaceColor',[1 1 1]);
rectangle('Position',[437.5 -1000 31.25 31.25], 'FaceColor',[0 0 0]);
rectangle('Position',[468.75 -1000 31.25 31.25], 'FaceColor',[0 0 0]);
rectangle('Position',[562.5 -531.25 31.25 31.25], 'FaceColor',[0 0 0]);
rectangle('Position',[593.75 -531.25 31.25 31.25], 'FaceColor',[0 0 0]);
rectangle('Position',[562.5 -562.5 31.25 31.25], 'FaceColor',[0 0 0]);
rectangle('Position',[593.75 -562.5 31.25 31.25], 'FaceColor',[1 1 1]);
rectangle('Position',[562.5 -593.75 31.25 31.25], 'FaceColor',[0 0 0]);
rectangle('Position',[593.75 -593.75 31.25 31.25], 'FaceColor',[1 1 1]);
rectangle('Position',[562.5 -625 31.25 31.25], 'FaceColor',[0 0 0]);
rectangle('Position',[593.75 -625 31.25 31.25], 'FaceColor',[1 1 1]);
rectangle('Position',[625 -531.25 31.25 31.25], 'FaceColor',[0 0 0]);
rectangle('Position',[656.25 -531.25 31.25 31.25], 'FaceColor',[1 1 1]);
rectangle('Position',[625 -562.5 31.25 31.25], 'FaceColor',[1 1 1]);
rectangle('Position',[656.25 -562.5 31.25 31.25], 'FaceColor',[1 1 1]);
rectangle('Position',[500 -656.25 31.25 31.25], 'FaceColor',[0 0 0]);
rectangle('Position',[531.25 -656.25 31.25 31.25], 'FaceColor',[0 0 0]);
rectangle('Position',[500 -687.5 31.25 31.25], 'FaceColor',[1 1 1]);
rectangle('Position',[531.25 -687.5 31.25 31.25], 'FaceColor',[1 1 1]);
rectangle('Position',[562.5 -656.25 31.25 31.25], 'FaceColor',[0 0 0]);
rectangle('Position',[593.75 -656.25 31.25 31.25], 'FaceColor',[1 1 1]);
rectangle('Position',[562.5 -687.5 31.25 31.25], 'FaceColor',[1 1 1]);
rectangle('Position',[593.75 -687.5 31.25 31.25], 'FaceColor',[1 1 1]);
rectangle('Position',[875 -531.25 31.25 31.25], 'FaceColor',[1 1 1]);
rectangle('Position',[906.25 -531.25 31.25 31.25], 'FaceColor',[0 0 0]);
rectangle('Position',[875 -562.5 31.25 31.25], 'FaceColor',[1 1 1]);
rectangle('Position',[906.25 -562.5 31.25 31.25], 'FaceColor',[0 0 0]);
rectangle('Position',[937.5 -593.75 31.25 31.25], 'FaceColor',[1 1 1]);
rectangle('Position',[968.75 -593.75 31.25 31.25], 'FaceColor',[0 0 0]);
rectangle('Position',[937.5 -625 31.25 31.25], 'FaceColor',[1 1 1]);
rectangle('Position',[968.75 -625 31.25 31.25], 'FaceColor',[0 0 0]);
rectangle('Position',[937.5 -656.25 31.25 31.25], 'FaceColor',[1 1 1]);
rectangle('Position',[968.75 -656.25 31.25 31.25], 'FaceColor',[0 0 0]);
rectangle('Position',[937.5 -687.5 31.25 31.25], 'FaceColor',[1 1 1]);
rectangle('Position',[968.75 -687.5 31.25 31.25], 'FaceColor',[0 0 0]);
rectangle('Position',[500 -781.25 31.25 31.25], 'FaceColor',[0 0 0]);
rectangle('Position',[531.25 -781.25 31.25 31.25], 'FaceColor',[0 0 0]);
rectangle('Position',[500 -812.5 31.25 31.25], 'FaceColor',[1 1 1]);
rectangle('Position',[531.25 -812.5 31.25 31.25], 'FaceColor',[0 0 0]);
rectangle('Position',[500 -843.75 31.25 31.25], 'FaceColor',[1 1 1]);
rectangle('Position',[531.25 -843.75 31.25 31.25], 'FaceColor',[0 0 0]);
rectangle('Position',[500 -875 31.25 31.25], 'FaceColor',[1 1 1]);
rectangle('Position',[531.25 -875 31.25 31.25], 'FaceColor',[0 0 0]);
rectangle('Position',[625 -843.75 31.25 31.25], 'FaceColor',[1 1 1]);
rectangle('Position',[656.25 -843.75 31.25 31.25], 'FaceColor',[1 1 1]);
rectangle('Position',[625 -875 31.25 31.25], 'FaceColor',[0 0 0]);
rectangle('Position',[656.25 -875 31.25 31.25], 'FaceColor',[0 0 0]);
rectangle('Position',[687.5 -843.75 31.25 31.25], 'FaceColor',[1 1 1]);
rectangle('Position',[718.75 -843.75 31.25 31.25], 'FaceColor',[1 1 1]);
rectangle('Position',[687.5 -875 31.25 31.25], 'FaceColor',[0 0 0]);
rectangle('Position',[718.75 -875 31.25 31.25], 'FaceColor',[1 1 1]);
rectangle('Position',[500 -906.25 31.25 31.25], 'FaceColor',[1 1 1]);
rectangle('Position',[531.25 -906.25 31.25 31.25], 'FaceColor',[0 0 0]);
rectangle('Position',[500 -937.5 31.25 31.25], 'FaceColor',[1 1 1]);
rectangle('Position',[531.25 -937.5 31.25 31.25], 'FaceColor',[0 0 0]);
rectangle('Position',[500 -968.75 31.25 31.25], 'FaceColor',[1 1 1]);
rectangle('Position',[531.25 -968.75 31.25 31.25], 'FaceColor',[0 0 0]);
rectangle('Position',[500 -1000 31.25 31.25], 'FaceColor',[0 0 0]);
rectangle('Position',[531.25 -1000 31.25 31.25], 'FaceColor',[0 0 0]);
rectangle('Position',[625 -906.25 31.25 31.25], 'FaceColor',[0 0 0]);
rectangle('Position',[656.25 -906.25 31.25 31.25], 'FaceColor',[0 0 0]);
rectangle('Position',[625 -937.5 31.25 31.25], 'FaceColor',[1 1 1]);
rectangle('Position',[656.25 -937.5 31.25 31.25], 'FaceColor',[1 1 1]);
rectangle('Position',[687.5 -906.25 31.25 31.25], 'FaceColor',[0 0 0]);
rectangle('Position',[718.75 -906.25 31.25 31.25], 'FaceColor',[1 1 1]);
rectangle('Position',[687.5 -937.5 31.25 31.25], 'FaceColor',[1 1 1]);
rectangle('Position',[718.75 -937.5 31.25 31.25], 'FaceColor',[1 1 1]);
rectangle('Position',[625 -968.75 31.25 31.25], 'FaceColor',[1 1 1]);
rectangle('Position',[656.25 -968.75 31.25 31.25], 'FaceColor',[1 1 1]);
rectangle('Position',[625 -1000 31.25 31.25], 'FaceColor',[0 0 0]);
rectangle('Position',[656.25 -1000 31.25 31.25], 'FaceColor',[0 0 0]);
rectangle('Position',[687.5 -968.75 31.25 31.25], 'FaceColor',[1 1 1]);
rectangle('Position',[718.75 -968.75 31.25 31.25], 'FaceColor',[1 1 1]);
rectangle('Position',[687.5 -1000 31.25 31.25], 'FaceColor',[0 0 0]);
rectangle('Position',[718.75 -1000 31.25 31.25], 'FaceColor',[0 0 0]);
rectangle('Position',[750 -781.25 31.25 31.25], 'FaceColor',[0 0 0]);
rectangle('Position',[781.25 -781.25 31.25 31.25], 'FaceColor',[0 0 0]);
rectangle('Position',[750 -812.5 31.25 31.25], 'FaceColor',[1 1 1]);
rectangle('Position',[781.25 -812.5 31.25 31.25], 'FaceColor',[1 1 1]);
rectangle('Position',[875 -781.25 31.25 31.25], 'FaceColor',[0 0 0]);
rectangle('Position',[906.25 -781.25 31.25 31.25], 'FaceColor',[0 0 0]);
rectangle('Position',[875 -812.5 31.25 31.25], 'FaceColor',[1 1 1]);
rectangle('Position',[906.25 -812.5 31.25 31.25], 'FaceColor',[1 1 1]);
rectangle('Position',[937.5 -781.25 31.25 31.25], 'FaceColor',[0 0 0]);
rectangle('Position',[968.75 -781.25 31.25 31.25], 'FaceColor',[0 0 0]);
rectangle('Position',[937.5 -812.5 31.25 31.25], 'FaceColor',[1 1 1]);
rectangle('Position',[968.75 -812.5 31.25 31.25], 'FaceColor',[0 0 0]);
rectangle('Position',[937.5 -843.75 31.25 31.25], 'FaceColor',[1 1 1]);
rectangle('Position',[968.75 -843.75 31.25 31.25], 'FaceColor',[0 0 0]);
rectangle('Position',[937.5 -875 31.25 31.25], 'FaceColor',[1 1 1]);
rectangle('Position',[968.75 -875 31.25 31.25], 'FaceColor',[0 0 0]);
rectangle('Position',[812.5 -906.25 31.25 31.25], 'FaceColor',[0 0 0]);
rectangle('Position',[843.75 -906.25 31.25 31.25], 'FaceColor',[0 0 0]);
rectangle('Position',[812.5 -937.5 31.25 31.25], 'FaceColor',[1 1 1]);
rectangle('Position',[843.75 -937.5 31.25 31.25], 'FaceColor',[1 1 1]);
rectangle('Position',[750 -968.75 31.25 31.25], 'FaceColor',[1 1 1]);
rectangle('Position',[781.25 -968.75 31.25 31.25], 'FaceColor',[1 1 1]);
rectangle('Position',[750 -1000 31.25 31.25], 'FaceColor',[0 0 0]);
rectangle('Position',[781.25 -1000 31.25 31.25], 'FaceColor',[0 0 0]);
rectangle('Position',[812.5 -968.75 31.25 31.25], 'FaceColor',[1 1 1]);
rectangle('Position',[843.75 -968.75 31.25 31.25], 'FaceColor',[1 1 1]);
rectangle('Position',[812.5 -1000 31.25 31.25], 'FaceColor',[0 0 0]);
rectangle('Position',[843.75 -1000 31.25 31.25], 'FaceColor',[0 0 0]);
rectangle('Position',[937.5 -906.25 31.25 31.25], 'FaceColor',[1 1 1]);
rectangle('Position',[968.75 -906.25 31.25 31.25], 'FaceColor',[0 0 0]);
rectangle('Position',[937.5 -937.5 31.25 31.25], 'FaceColor',[1 1 1]);
rectangle('Position',[968.75 -937.5 31.25 31.25], 'FaceColor',[0 0 0]);
rectangle('Position',[875 -968.75 31.25 31.25], 'FaceColor',[1 1 1]);
rectangle('Position',[906.25 -968.75 31.25 31.25], 'FaceColor',[1 1 1]);
rectangle('Position',[875 -1000 31.25 31.25], 'FaceColor',[0 0 0]);
rectangle('Position',[906.25 -1000 31.25 31.25], 'FaceColor',[0 0 0]);
rectangle('Position',[937.5 -968.75 31.25 31.25], 'FaceColor',[1 1 1]);
rectangle('Position',[968.75 -968.75 31.25 31.25], 'FaceColor',[0 0 0]);
rectangle('Position',[937.5 -1000 31.25 31.25], 'FaceColor',[0 0 0]);
rectangle('Position',[968.75 -1000 31.25 31.25], 'FaceColor',[0 0 0]);
X=[933.333,933.333,875,812.5,812.5,812.5,781.25,781.25,812.5,843.75,843.75,812.5,812.5,750,687.5,687.5,562.5,562.5,531.25,531.25,531.25,500,437.5,312.5,250,250,250,187.5,156.25,125,93.75,93.75,125,125,125,125,125,125,93.75,93.75,125,66.6667];
Y=[-66.6667,-66.6667,-125,-218.75,-218.75,-218.75,-250,-250,-281.25,-281.25,-281.25,-375,-375,-437.5,-500,-500,-625,-625,-656.25,-656.25,-656.25,-625,-562.5,-500,-437.5,-437.5,-437.5,-468.75,-500,-531.25,-562.5,-593.75,-625,-625,-687.5,-718.75,-718.75,-812.5,-843.75,-843.75,-875,-933.333];
hold on;
plot(X,Y,'r');
legend('4094.7','Location','southoutside');
